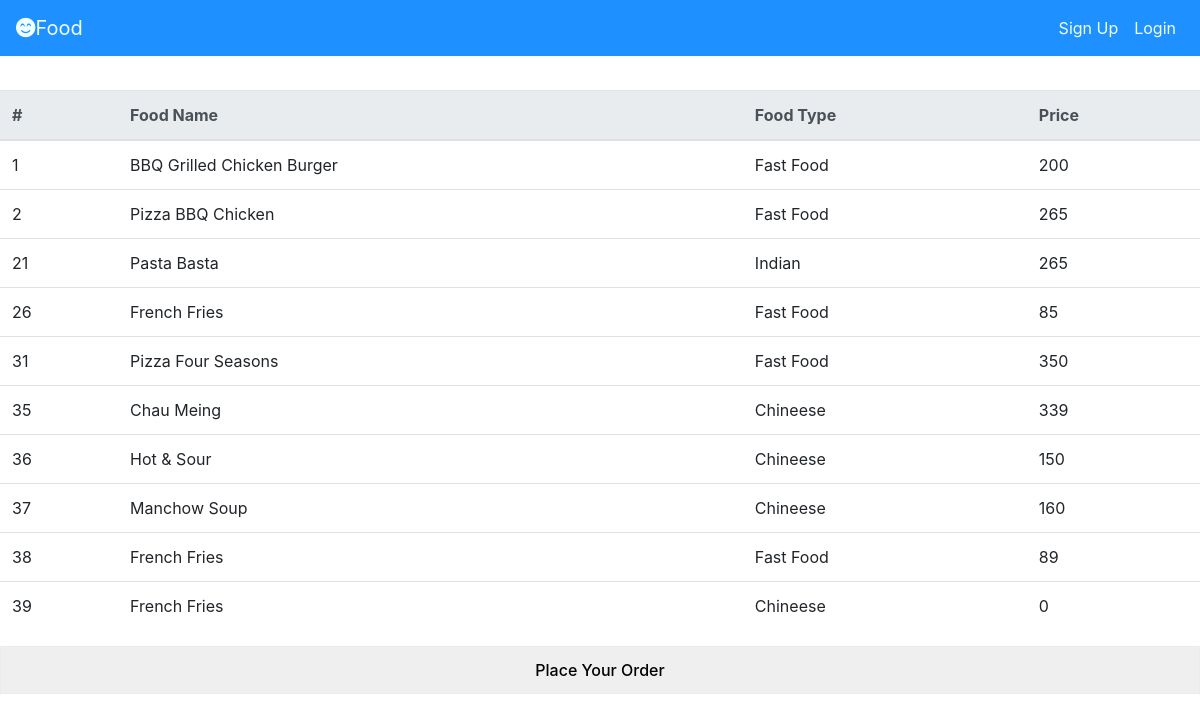
The app's page /res_details.php?name=Alfresco with its own data.
### tables this page shows
CREATE TABLE `fooditem` (
  `foodID` int(11) NOT NULL,
  `fooname` varchar(30) NOT NULL,
  `ftype` varchar(10) NOT NULL,
  `chooseRest` varchar(20) NOT NULL,
  `price` int(11) NOT NULL
);

### res_details.php (the view, shortened to what this page needs)
<!DOCTYPE html>
<html>
<head>
	<?php include 'link.php';?>
    <link rel="stylesheet" href="app6.css">
</head>
<body>
	<?php include 'nav.php';?>
	<table class="table">
	  <thead class="thead-light">
	    <tr>
	      <th scope="col">#</th>
	      <th scope="col">Food Name</th>
	      <th scope="col">Food Type</th>
	      <th scope="col">Price</th>
	    </tr>
	  </thead>
	  <tbody>
	<?php
		if(isset($_GET['name'])){
	    $name = $_GET['name'];
	    if(1){
            $conn = mysqli_connect("localhost","root","","food");
            $sql = "SELECT * FROM fooditem WHERE chooseRest ='$name'";
            $res = mysqli_query($conn,$sql);
            while ($row = mysqli_fetch_array($res)) {
                echo "<tr>";
                echo '<td>'.$row['foodID']. '</td>';
			      echo '<td>'.$row['fooname']. '</td>';
			      echo '<td>'.$row['ftype']. '</td>';
			      echo '<td>'.$row['price']. '</td>';
			    echo'</tr>';
            }
	        }
	}
	?>
	  </tbody>
</table>
<div>
	    <input type="button" value="Place Your Order" onclick="window.location.href='order.php'" />
	</div>
</body>
</html>

### link.php (shortened to what this page needs)
<link rel="stylesheet" href="https://stackpath.bootstrapcdn.com/bootstrap/4.3.1/css/bootstrap.min.css">
<link rel="stylesheet" href="https://use.fontawesome.com/releases/v5.7.2/css/all.css">
<link rel="stylesheet" href="css/style.css">

### nav.php (shortened to what this page needs)
<!DOCTYPE html>
<html lang="en" dir="ltr">
    <head>
        <link rel="stylesheet" href="https://use.fontawesome.com/releases/v5.7.2/css/all.css">
        <link rel="stylesheet" href="https://maxcdn.bootstrapcdn.com/bootstrap/4.0.0/css/bootstrap.min.css">
    </head>
    <body data-spy="scroll" data-target=".navbar" data-offset="50">
        <header>
            <nav class="navbar navbar-expand-lg navbar-light fixed-top" style="background-color: #1E90FF;">
                    <a class="navbar-brand" href="Home.php"style="color: #f0ffff;"><i class="fas fa-smile-beam"></i>Food</a>
                    <div class="collapse navbar-collapse" id="navbarSupportedContent">
                        <ul class="navbar-nav ml-lg-auto">
                            <li class="nav-item">
                              <a class="nav-link" style="color: #f0ffff;" href="signup.php">Sign Up</a>
                            </li>
                            <li class="nav-item">
                                <a class="nav-link" style="color: #f0ffff;" href="login.php">Login</a>
                            </li>
                       </ul>
                    </div>
            </nav>
        </header>
    </body>
</html>

### css/style.css (style rules this page uses)
input, select, textarea { outline: none; appearance: unset !important; -moz-appearance: unset !important; -webkit-appearance: unset !important; -o-appearance: unset !important; -ms-appearance: unset !important; }
body { font-size: 13px; line-height: 1.8; color: blue; font-weight: 400; padding: 90px 0; }
input, select { display: block; width: 100%; border: 1px solid #ebebeb; padding: 11px 20px; box-sizing: border-box; font-family: 'Montserrat'; font-weight: 500; font-size: 13px; }

### app6.css (style rules this page uses)
body { background: url(https://images.unsplash.com/photo-1490818387583-1baba5e638af?ixlib=rb-1.2.1&ixid=eyJhcHBfaWQiOjEyMDd9&auto=format&fit=crop&w=931&q=80); background-size: cover; background-position: center; background-repeat: no-repeat; }

### records on screen
fooditem: foodID "1", fooname "BBQ Grilled Chicken Burger", ftype "Fast Food", price "200"
fooditem: foodID "2", fooname "Pizza BBQ Chicken", ftype "Fast Food", price "265"
fooditem: foodID "21", fooname "Pasta Basta", ftype "Indian", price "265"
fooditem: foodID "26", fooname "French Fries", ftype "Fast Food", price "85"
fooditem: foodID "31", fooname "Pizza Four Seasons", ftype "Fast Food", price "350"
fooditem: foodID "35", fooname "Chau Meing", ftype "Chineese", price "339"
fooditem: foodID "36", fooname "Hot & Sour", ftype "Chineese", price "150"
fooditem: foodID "37", fooname "Manchow Soup", ftype "Chineese", price "160"
fooditem: foodID "38", fooname "French Fries", ftype "Fast Food", price "89"
fooditem: foodID "39", fooname "French Fries", ftype "Chineese", price "0"
